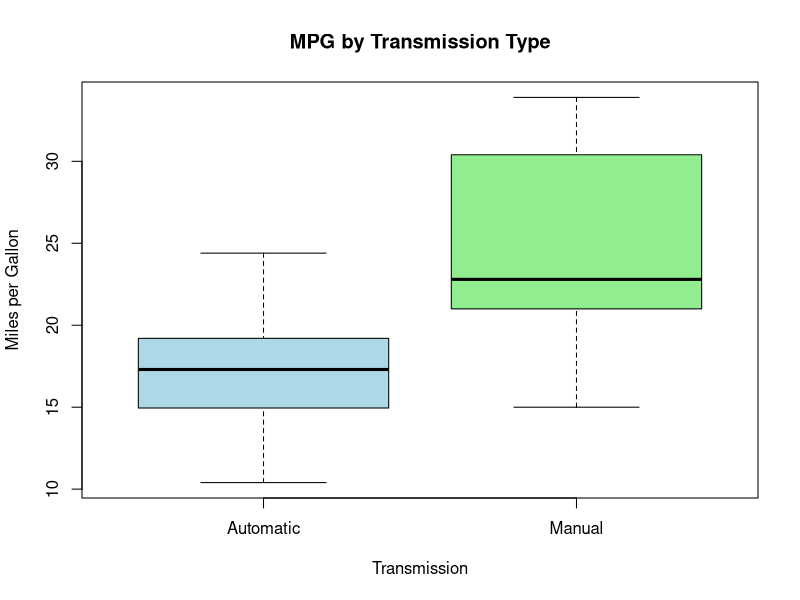

This chart was generated by the following R code:
# ---
# title: "<span style = 'font-size: 100%;'> MGMT 17300: Data Mining Lab </span>"
# subtitle: "<span style = 'font-size: 150%;'> Identifying Significant Predictors </span>"
# author: "Professor: Davi Moreira"
# date: "2024-08-01"
# date-format: "MMMM DD, YYYY"
# format:
# revealjs: 
# transition: slide
# background-transition: fade
# width: 1600
# height: 900
# center: true
# slide-number: true
# incremental: true
# chalkboard: 
# buttons: false
# preview-links: auto
# #logo: figs/quarto.png
# footer: "Data Mining Lab"
# theme: [simple,custom.scss]
# html-math-method:
# method: mathjax
# url: "https://cdn.jsdelivr.net/npm/mathjax@3/es5/tex-mml-chtml.js"
# ---
# 
# ## Overview
# 
# :::::: nonincremental
# ::::: columns
# ::: {.column width="50%" style="text-align: center; justify-content: center; align-items: center;"}
# -   Lesson Exercise Review
# 
# -   Lesson Question!
# 
# -   Course Learning Milestones
# 
# -   The 8 Key Steps of a Data Mining Project
# :::
# 
# ::: {.column width="50%" style="text-align: center; justify-content: center; align-items: center;"}
# -   Multiple Regression Model
# :::
# :::::
# ::::::
# 
# # Lesson Exercises Review {background-color="#cfb991"}
# 
# # Lesson Question! {background-color="#cfb991"}
# 
# # Course Learning Milestones {background-color="#cfb991"}
# 
# ## Course Learning Milestones
# 
# <center>![](figs/14_course_learning_milestones.jpg){width="60%"}</center>
# 
# # The 8 Key Steps of a Data Mining Project {background-color="#cfb991"}
# 
# ## The 8 Key Steps of a Data Mining Project
# 
# <br>
# 
# :::::: columns
# ::: {.column width="33%"}
# **Goal Setting**
# 
# 1.  **Define the project’s goal**\
# :::
# 
# ::: {.column width="33%"}
# **Data Understanding**
# 
# 2.  **Acquire analysis tools**\
# 3.  **Prepare data**\
# 4.  **Data summarization**\
# 5.  **Data visualization**\
# :::
# 
# ::: {.column width="33%"}
# **Insights**
# 
# 6.  **Data mining modeling**\
# 7.  **Model validation**\
# 8.  **Interpretation and implementation**
# :::
# ::::::
# 
# # Multiple Regression Model {background-color="#cfb991"}
# 
# ## Precision and Accuracy
# 
# :::::::: columns
# ::: {.column width="60%" style="text-align: center; justify-content: center; align-items: center;"}
# ```{r  echo=FALSE, out.width = "80%",fig.align="center"}
# knitr::include_graphics("figs/precision_accuracy.png")
# ```
# :::
# 
# :::::: {.column width="40%" style="text-align: center; justify-content: center; align-items: center;"}
# ::::: {style="font-size: 70%;"}
# -   **Precision**: Refers to the consistency or reliability of the model's predictions.
# 
# -   **Accuracy**: Refers to how close the model's predictions are to the true values.
# 
# :::: fragment
# In the context of regression:
# 
# -   **High Precision, Low Accuracy**: Predictions are consistent but biased.
# -   **High Precision, High Accuracy**: Predictions are both consistent and valid.
# -   **Low Precision, Low Accuracy**: Predictions are neither consistent nor valid.
# -   **Low Precision, High Accuracy**: Predictions are valid on average but have high variability.
# 
# ::: fragment
# **To achieve high precision and high accuracy, we need to meet the model assumptions.**
# :::
# ::::
# :::::
# ::::::
# ::::::::
# 
# ## Motivation: Controlling for a Variable
# 
# -   **Puzzle**: What is the effect of education on income?
# -   **Y**: Income
# -   **X**: Education
# -   **Objective**: X $\rightarrow$ Y
# -   **Challenge**: X $\leftarrow$ W $\rightarrow$ Y
# -   **W**: IQ (Intelligence)
# -   **Solution**: Control for W
# 
# ## Motivation: Controlling for a Variable
# 
# <center>
# 
# ![DAG](figs/dag-control.png){width="30%"}
# 
# ::: {style="font-size: 50%;"}
# Source: [Causal Inference Animated Plots](https://nickchk.com/causalgraphs.html)
# :::
# 
# </center>
# 
# ## Motivation: Controlling for a Variable
# 
# <center>
# 
# ![Relationship between Y and X controlled for W](figs/animation_control.gif){width="40%"}
# 
# ::: {style="font-size: 50%;"}
# Source: [Causal Inference Animated Plots](https://nickchk.com/causalgraphs.html)
# :::
# 
# </center>
# 
# ## Omitted Variables (Confounders)
# 
# -   One of the most common errors in observational studies (besides selection bias and information bias — classification or measurement error);
# 
# -   It occurs when we suggest that the explanation for something is "confounded" with the effect of another variable;
# 
# -   For example, "the sun rose because the rooster crowed," and not because of Earth's rotation.
# 
# ## How to Address Omitted Variable Bias?
# 
# -   Be well-versed in the literature;
# 
# -   Select good control variables for your model;
# 
# -   That is, perform a **multiple regression model**.
# 
# ## Multiple Regression
# 
# -   Regression analysis involving two or more independent variables (x's).
# 
# -   This subject area, called multiple regression analysis, enables us to consider more independent variables (factors) and thus obtain better estimates of the relationship than are possible with simple linear regression.
# 
# ## Multiple Regression Model
# 
# The equation that describes how the dependent variable $y$ is related to the independent variables $x_1, x_2, \ldots x_p$ and an error term $\epsilon$ is:
# 
# $$
# y = \beta_0 + \beta_1 x_1 + \beta_2 x_2 + \dots + \beta_p x_p + \epsilon
# $$
# 
# Where:
# 
# -   $\beta_0, \beta_1, \beta_2, \dots, \beta_p$ are the unknown parameters.
# 
# -   $\epsilon$ is a random variable called the error term with the same assumptions as in simple regression (Normality, zero mean, constant variance, independence).
# 
# -   $p$ is the number of independent variables (dimension or complexity of the model).
# 
# ## Multiple Regression Equation
# 
# The equation that describes how the mean value of $y$ is related to $x_1, x_2, \ldots x_p$ is:
# 
# $$
# E(y) = \beta_0 + \beta_1 x_1 + \beta_2 x_2 + \dots + \beta_p x_p
# $$
# 
# $\beta_1, \ldots, \beta_p$ measure the marginal effects of the respective independent variables.
# 
# <br>
# 
# For example, $\beta_1$ is the change in $E(y)$ corresponding to a 1-unit increase in $x_1$, when all other independent variables are held constant or when we control for all other independent variables.
# 
# ## Estimated Multiple Regression Equation
# 
# <br>
# 
# $$
# \hat{y} = b_0 + b_1 x_1 + b_2 x_2 + \dots + b_p x_p
# $$
# 
# A simple random sample is used to compute sample slopes $b_0, b_1, b_2, \dots, b_p$ that are used as the point estimators of the population slopes $\beta_0, \beta_1, \beta_2, \dots, \beta_p$.
# 
# <br>
# 
# Hence, $\hat{y}$ estimates $E(Y)$.
# 
# # Multiple Regression Model Example {background-color="#cfb991"}
# 
# ## Objective
# 
# -   Analyze the relationship between multiple predictors and miles per gallon (`mpg`).
# -   Build a multiple linear regression model to predict `mpg` based on:
# -   Horsepower (`hp`)
# -   Weight (`wt`)
# -   Transmission Type (`am`)
# -   Engine Type (`vs`)
# -   Number of Cylinders (`cyl`)
# 
# ## Variables Used
# 
# -   **mpg**: Miles per gallon (Dependent Variable).
# -   **hp**: Gross horsepower.
# -   **wt**: Weight (1000 lbs).
# -   **am**: Transmission (0 = automatic, 1 = manual).
# -   **vs**: Engine type (0 = V-shaped, 1 = straight).
# -   **cyl**: Number of cylinders.
# 
# ## Data Structure
# 
# ::::: columns
# ::: {.column width="50%" style="text-align: center; justify-content: center; align-items: center;"}
# <br>
# 
# ```{r echo=TRUE, eval=FALSE, results='hide', warning=FALSE, message=FALSE}
# # Structure of the dataset
str(mtcars[, c("mpg", "hp", "wt", "am", "vs", "cyl")])
# ```
# :::
# 
# ::: {.column width="50%" style="text-align: center; justify-content: center; align-items: center;"}
# ```{r echo=F, eval=T, warning=FALSE, message=FALSE}
# # Structure of the dataset
# str(mtcars[, c("mpg", "hp", "wt", "am", "vs", "cyl")])
# ```
# :::
# :::::
# 
# ## Summary Statistics
# 
# ```{r echo=TRUE, eval=FALSE, results='hide', warning=FALSE, message=FALSE}
# # Summary statistics for selected variables
summary(mtcars[, c("mpg", "hp", "wt", "am", "vs", "cyl")])
# ```
# 
# ## Converting Categorical Variables
# 
# ```{r echo=TRUE, eval=T, results='hide', warning=FALSE, message=FALSE}
# Convert 'am', 'vs', and 'cyl' to factors
mtcars$am <- factor(mtcars$am, labels = c("Automatic", "Manual"))
mtcars$vs <- factor(mtcars$vs, labels = c("V-shaped", "Straight"))
mtcars$cyl <- factor(mtcars$cyl)
# ```
# 
# ## Checking for Missing Values
# 
# ```{r echo=TRUE, eval=FALSE, results='hide', warning=FALSE, message=FALSE}
# Check for NA values
colSums(is.na(mtcars))
# ```
# 
# -   **Observation**: No missing values in the selected variables.
# 
# ## Visualizing Relationships: Pairwise Scatter Plots
# 
# ::::: columns
# ::: {.column width="30%" style="text-align: center; justify-content: center; align-items: center;"}
# <br>
# 
# ```{r echo=TRUE, eval=FALSE, results='hide', warning=FALSE, message=FALSE}
# # Scatter plot matrix
# pairs(mtcars[, c("mpg", "hp", "wt")], main = "Scatter Plot Matrix")
# ```
# :::
# 
# ::: {.column width="70%" style="text-align: center; justify-content: center; align-items: center;"}
# ```{r echo=F, warning=FALSE, message=FALSE}
# # Scatter plot matrix
# pairs(mtcars[, c("mpg", "hp", "wt")], main = "Scatter Plot Matrix")
# ```
# :::
# :::::
# 
# ## Boxplots for Categorical Variables
# 
# ::::: columns
# ::: {.column width="30%" style="text-align: center; justify-content: center; align-items: center;"}
# <br>
# 
# ```{r echo=TRUE, eval=FALSE, results='hide', warning=FALSE, message=FALSE}
# Boxplot of mpg by Transmission Type
boxplot(mpg ~ am, data = mtcars,
main = "MPG by Transmission Type",
xlab = "Transmission",
ylab = "Miles per Gallon",
col = c("lightblue", "lightgreen"))
# ```
# :::
# 
# ::: {.column width="70%" style="text-align: center; justify-content: center; align-items: center;"}
# ```{r echo=F, warning=FALSE, message=FALSE}
# # Boxplot of mpg by Transmission Type
# boxplot(mpg ~ am, data = mtcars,
# main = "MPG by Transmission Type",
# xlab = "Transmission",
# ylab = "Miles per Gallon",
# col = c("lightblue", "lightgreen"))
# ```
# :::
# :::::
# 
# ## Fitting the Multiple Regression Model
# 
# ::::: columns
# ::: {.column width="30%" style="text-align: center; justify-content: center; align-items: center;"}
# <br>
# 
# ```{r echo=TRUE, eval=FALSE, results='hide', warning=FALSE, message=FALSE}
# Fit the multiple linear regression model
model_mult <- lm(mpg ~ hp + wt + am + vs + cyl, data = mtcars)
summary(model_mult)
# ```
# :::
# 
# ::: {.column width="30%" style="text-align: center; justify-content: center; align-items: center;"}
# ```{r}
# # Fit the multiple linear regression model
# model_mult <- lm(mpg ~ hp + wt + am + vs + cyl, data = mtcars)
# summary(model_mult)
# ```
# :::
# :::::
# 
# ## Interpreting the Coefficients
# 
# -   **Intercept (**$\beta_0$): Expected `mpg` when all predictors are at reference levels or zero.
# -   **hp**: Change in `mpg` per unit increase in horsepower, holding other variables constant.
# -   **wt**: Change in `mpg` per 1000 lbs increase in weight, holding other variables constant.
# -   **am**: Difference in `mpg` between manual and automatic transmission.
# -   **vs**: Difference in `mpg` between straight and V-shaped engines.
# -   **cyl**: Effect of the number of cylinders on `mpg`.
# 
# ## Interpreting the Results
# 
# -   Significant Predictors
# 
# -   **hp** and **wt**: Generally significant predictors of `mpg`.
# -   **am**: Transmission type may have a significant effect.
# -   **vs** and **cyl**: Assess their p-values to determine significance.
# 
# ## Evaluating the Model
# 
# -   **Adjusted R-squared**: Measures the proportion of variance in `mpg` explained by the model, adjusted for the number of predictors.
# 
# -   **F-statistic**: Tests the overall significance of the model.
# 
# -   **p-values**: Assess the significance of individual predictors.
# 
# 
# # When to Add or Delete Variables {background-color="#cfb991"}
# 
# ## Strategies for Adding or Removing Variables
# 
# ::: {style="font-size: 70%;"}
# | **\#** | **Strategy** | **Description** | **Add Variables** | **Remove Variables** |
# |--------------|--------------|--------------|------------------|--------------|
# | 1 | **P-Value** | Based on statistical significance | If p-value \< 0.05 | If p-value \> 0.05 |
# | 2 | **Adjusted R-Squared** | Checks if model fit improves | If adjusted $R^2$ increases | If adjusted $R^2$ decreases |
# | 3 | **F-Test** | Compares models with and without added variables | If F-test indicates significant improvement | If F-test shows no significant improvement |
# | 4 | [**AIC**](https://en.wikipedia.org/wiki/Akaike_information_criterion){target="_blank"} or [**BIC**](https://en.wikipedia.org/wiki/Bayesian_information_criterion){target="_blank"} | Balances model fit and complexity | If AIC/BIC decreases | If AIC/BIC increases |
# | 5 | [**Stepwise Regression**](https://openintro-ims.netlify.app/model-mlr#sec-model-selection){target="_blank"} | Automated selection procedure based on statistical contribution | Add variables with high statistical contribution | Remove variables with low contribution |
# | 6 | **Multicollinearity ([VIF](https://online.stat.psu.edu/stat462/node/180/){target="_blank"})** | The Variance Inflation Factor detects multicollinearity between independent variables | Use the full model | If VIF \> 10 |
# | 7 | **Best Subset Selection** | Compares all possible combinations of predictors to identify the best model | Adds the combination of predictors with the best performance based on chosen criteria (e.g., adjusted $R^2$) | Evaluates models by selecting the best subset |
# | 8 | [**Cross-Validation**](https://openintro-ims.netlify.app/inf-model-mlr#sec-inf-mult-reg-cv){target="_blank"} | Assesses model performance across different data subsets | If cross-validation performance improves | If cross-validation performance worsens |
# | 9 | [**Good vs Bad Controls**](https://ftp.cs.ucla.edu/pub/stat_ser/r493.pdf){target="_blank"} | For causal inference purposes | Add good controls that help block non-causal paths | Remove bad controls that open new spurious paths |
# | 10 | **Theoretical Justification** | Adds or removes variables based on theory, domain knowledge, or experience | Add based on theory or domain knowledge | Remove variables that are irrelevant, regardless of statistical significance |
# 
# :::
# 
# ## 1. P-Value Approach
# 
# :::: nonincremental
# ::: {style="font-size: 70%;"}
# 
# **The $p-value$** represents the probability of observing the given result, or one more extreme value, assuming that the coefficient for that predictor is equal to zero and indicating that the predictor has no association with the dependent variable (null hypothesis is true). A low $p-value$ (typically $< 0.05$) suggests strong evidence against the null hypothesis, indicating the predictor is statistically significant.
# 
# **Method**: Use the p-values from the `summary()` output of a linear model to identify predictors that are statistically significant.
# 
# **Selection**: Remove predictors with p-values > 0.05, as they may not significantly contribute to the model.
# 
# ```{r echo=TRUE, eval=FALSE, results='hide', warning=FALSE, message=FALSE}
model_full <- lm(mpg ~ ., data = mtcars)
summary(model_full)  # Check p-values and remove if p-value > 0.05

model <- lm(mpg ~ hp + wt + am + vs + cyl, data = mtcars)
summary(model)  # Check p-values and remove if p-value > 0.05
# ```
# 
# **Results:** 
# 
# - Based on the full model, only one independent variable (`wt`) must remain in the model.
# 
# - Based on our original model two variables  (`wt` and `hp`)  should be in the model.
# 
# :::
# ::::
# 
# ## 2. Adjusted R-Squared
# 
# <br>
# 
# ::: {style="font-size: 90%;"}
# 
# **Method**: Use adjusted R-squared to compare models; it adjusts for the number of predictors and provides a better measure of model fit than regular R-squared.
# 
# **Selection**: Choose the model with the highest adjusted R-squared value for better predictive power.
# 
# ```{r echo=TRUE, eval=FALSE, results='hide', warning=FALSE, message=FALSE}
summary(model_full)$adj.r.squared  # Compare adjusted R-squared
summary(model)$adj.r.squared
# ```
# 
# **Result:** Our original model presents a highest adjusted R-squared value (81.5%).
# 
# :::
# 
# ## 3. F-Test
# 
# <br>
# 
# ::: {style="font-size: 80%;"}
# 
# **Method**: Use the F-test to compare nested models to determine if the more complex model provides a significantly better fit.
# 
# **Selection**:  Choose the more complex model if the F-test result shows a significant improvement ($p-value < 0.05$).
# 
# ```{r echo=TRUE, eval=FALSE, results='hide', warning=FALSE, message=FALSE}
anova(model, model_full)  # Compare models with an F-test
# ```
# 
# **Result:** Since the $p-value$ is high ($ > 0.05$), we fail to reject the null hypothesis that the additional predictors in the full model do not improve the model significantly. Therefore, our original model is sufficient and more parsimonious, as it performs similarly to the full model without the extra complexity.
# 
# :::
# 
# ## 4. AIC/BIC
# 
# <br>
# 
# **Method**: Use AIC (Akaike Information Criterion) and BIC (Bayesian Information Criterion) to compare models; lower values indicate a better model.
# 
# **Selection**: Choose the model with the lowest AIC/BIC for optimal complexity and fit.
# 
# ```{r echo=TRUE, eval=FALSE, results='hide', warning=FALSE, message=FALSE}
AIC(model, model_full)  # Compare AIC values
BIC(model, model_full)  # Compare BIC values
# ```
# 
# **Result:** Our original model presents lowest AIC/BIC scores.
# 
# ## 5. Stepwise Regression
# 
# <br>
# 
# **Method**: Perform stepwise regression (backward and/or forward) to add or remove predictors based on AIC to find the best-fitting model. It does not explore all possible combinations of predictors but uses an efficient stepwise approach to find a model with a minimized AIC.
# 
# **Selection**: The resulting model from stepwise regression is a local optimal based on AIC.
# 
# ```{r echo=TRUE, eval=FALSE, results='hide', warning=FALSE, message=FALSE}
library(MASS)
step_model <- stepAIC(model_full, direction = "both")  # Stepwise regression
summary(step_model)
# ```
# 
# **Result:** The `stepAIC()` function provides the best model based on AIC, balancing model complexity and fit.
# 
# ## 6. Multicollinearity (VIF)
# 
# <br>
# 
# **Method**: Use the Variance Inflation Factor (VIF) to detect multicollinearity. High VIF (> 10) indicates multicollinearity, which can inflate standard errors.
# 
# **Selection**: Remove or adjust predictors with high VIF values to improve model stability.
# 
# ```{r echo=TRUE, eval=FALSE, results='hide', warning=FALSE, message=FALSE}
library(car)
vif(model_full)  # Check for multicollinearity (remove variables with VIF > 10)
# ```
# 
# **Result:** The output indicates that `cyl`, `disp`, and `wt` have high multicollinearity (VIF > 10). We should consider modifying the model by removing or combining these variables to improve model stability.
# 
# 
# ## 7. Best Subset Selection
# 
# ::: {style="font-size: 80%;"}
# 
# **Method**: Use the `regsubsets()` function from the `leaps` package to evaluate all possible combinations of predictors and identify the best model. This method guarantees that the best subset of predictors is selected according to a chosen criterion (e.g., adjusted $R^2$, AIC, BIC).
# 
# **Selection**: This method ensures an exhaustive search of all possible combinations, providing the best model for each subset size.
# 
# ```{r echo=TRUE, eval=FALSE, results='hide', warning=FALSE, message=FALSE}
library(leaps)

# Fit the best subset model
best_model <- regsubsets(mpg ~ ., data = mtcars, nbest = 1)

# Extract the summary of the model
best_model_summary <- summary(best_model)

# Extract metrics
adj_r2_values <- best_model_summary$adjr2
bic_values <- best_model_summary$bic

# Find the best model indices based on each criterion
best_adj_r2_index <- which.max(adj_r2_values)
best_bic_index <- which.min(bic_values)

# Display the best models based on the chosen criteria
cat("Best model based on adjusted R^2 includes:\n")
print(coef(best_model, best_adj_r2_index))

cat("\nBest model based on BIC includes:\n")
print(coef(best_model, best_bic_index))

# ```
# 
# **Result:** The `regsubsets()` function outputs the best subset of predictors for each model size, allowing you to compare and choose the optimal model based on adjusted $R^2$, BIC, or other criteria.
# 
# :::
# 
# ## 7. Best Subset Selection
# 
# ::: {style="font-size: 80%;"}
# 
# 
# | **Criterion**           | **Pros**                                                                                                                                               | **Cons**                                                                                                                                                                           |
# |:-------------------------:|:---------------------------------------------------------------------------------------------------------------------------------------------------------|:-------------------------------------------------------------------------------------------------------------------------------------------------------------------------------------|
# | **Adjusted R-Squared**  | - **Model Fit**: Directly measures how well the model explains variability, accounting for predictors.  <br> - **Intuitive Interpretation**: Higher values indicate better explanatory power.  <br> - **Comparative Power**: Easy comparison between models with different numbers of predictors. | - **Overemphasis on Fit**: May select complex models without considering overfitting.  <br> - **Lacks Formal Complexity Penalty**: No rigorous penalty for model complexity compared to BIC. |
# | **BIC**                 | - **Penalizes Complexity**: Strong penalty for adding predictors helps avoid overfitting.  <br> - **Model Parsimony**: Selects simpler models for better generalizability.  <br> - **Likelihood-Based**: Suitable for comparing non-nested models. | - **Potential for Underfitting**: May result in overly simple models, omitting key predictors.  <br> - **Less Intuitive**: Harder to interpret than adjusted $R^2$.  <br> - **Sample Size Sensitivity**: Penalty increases with sample size, possibly leading to oversimplified models. |
# 
# :::
# 
# ## 7. Best Subset Selection
# 
# **When to Choose Each Criterion**
# 
# - **Adjusted $R^2$**:
# 
# - Best when maximizing explanatory power is the goal, particularly for smaller datasets.
# - Ideal for situations where interpretability and a moderate concern for complexity are priorities.
# 
# - **BIC**:
# 
# - Preferred when model parsimony and avoiding overfitting are more important, especially for large datasets.
# - Suitable when generalization and predictive capability are primary concerns.
# 
# ## 8. Cross-Validation
# 
# ::: {style="font-size: 65%;"}
# 
# **Method**: Use k-fold cross-validation to assess the predictive performance of the model. This method helps evaluate how the model generalizes to unseen data.
# 
# **Selection**: Choose the model with better cross-validation metrics (e.g., lower mean squared error).
# 
# <!---```{r}
# #| echo: TRUE
# #| eval: TRUE
# #| results: 'hide'
# #| warning: FALSE
# #| message: FALSE
# #| max-height: '200px'
# #| code-fold: TRUE
# #| code-summary: "Show code"
# #| code-overflow: scroll
# --->
# 
# ```{r echo=TRUE, eval=FALSE, results='hide', warning=FALSE, message=FALSE}

library(caret)

# Define the cross-validation method
trainControl <- trainControl(method = "cv", number = 10)

# Train the model based on adjusted R-squared criteria
model_adj_r2 <- train(mpg ~ disp + hp + wt + qsec + am, data = mtcars, method = "lm", trControl = trainControl)
# print(model_adj_r2)

# Train the model based on BIC criteria
model_bic <- train(mpg ~ wt + qsec + am, data = mtcars, method = "lm", trControl = trainControl)
# print(model_bic)

# Compare RMSE, R-squared, and MAE (Mean Absolute Error) for both models
#cat("\nComparison of Prediction Performance:\n")
performance_comparison <- rbind(
"Model_adj_r2" = model_adj_r2$results[, c("RMSE", "Rsquared", "MAE")],
"Model_bic" = model_bic$results[, c("RMSE", "Rsquared", "MAE")]
)
print(performance_comparison)

# ```
# 
# :::
# 
# ## 8. Cross-Validation: output
# 
# :::: nonincremental
# 
# - **RMSE (Root Mean Squared Error)**:
# - Represents the standard deviation of prediction errors.
# - Lower values indicate better performance (predictions are closer to actual values).
# 
# - **R-squared**:
# - Indicates how well the independent variables explain the variability of the dependent variable.
# - Higher values (closer to 1) suggest better explanatory power.
# 
# - **MAE (Mean Absolute Error)**:
# - Measures the average magnitude of errors in predictions.
# - Lower values indicate more accurate predictions.
# 
# ::::
# 
# ## 8. Cross-Validation: Conclusion
# 
# :::: nonincremental
# 
# **model_adj_r2**:
# 
# - Better at explaining variability (higher R-squared).
# 
# - Slightly higher prediction error (RMSE and MAE).
# 
# **model_bic**:
# 
# - More accurate predictions (lower RMSE and MAE).
# 
# - Explains less variability (lower R-squared).
# 
# **Recommendation**
# 
# - **Choose Model_adj_r2**: If the goal is to maximize explanation of variability in `mpg`.
# 
# - **Choose Model_bic**: If the goal is to minimize prediction error for better accuracy.
# 
# **Final Choice**: Depends if the analysis objective prioritize explanatory power or prediction accuracy.
# 
# ::::
# 
# # Summary {background-color="#cfb991"}
# 
# ## Summary
# 
# :::: nonincremental
# ::: {style="font-size: 60%;"}
# Main Takeaways from this lecture:
# 
# - **Model Evaluation and Precision**:
# - **Precision**: Consistency of model predictions.
# - **Accuracy**: Closeness of predictions to true values.
# - Aim for **high precision and high accuracy** by meeting model assumptions.
# 
# - **Controlling for Variables**:
# - Importance of controlling for confounders.
# - Use multiple regression to control for potential confounding variables.
# 
# - **Strategies for Model Selection**:
# - Identify predictors with low p-values (< 0.05) to determine their significance.
# - Use **Adjusted R-Squared**, **AIC/BIC**, and **F-Tests** for model comparison.
# - **Multicollinearity**: Check with VIF and address high VIF (> 10).
# - **Best Subset Selection**: Use `regsubsets()` to find the best combination of predictors.
# - **Cross-Validation**: Evaluate models using RMSE, R-squared, and MAE.
# 
# - **Key Recommendations**:
# - Choose the model with higher adjusted R-squared for explanatory power.
# - Opt for lower RMSE and MAE if prediction accuracy is the main objective.
# - Balance between complexity and performance using AIC/BIC and other metrics.
# 
# :::
# ::::
# 
# 
# 
# # Thank you! {background-color="#cfb991"}
